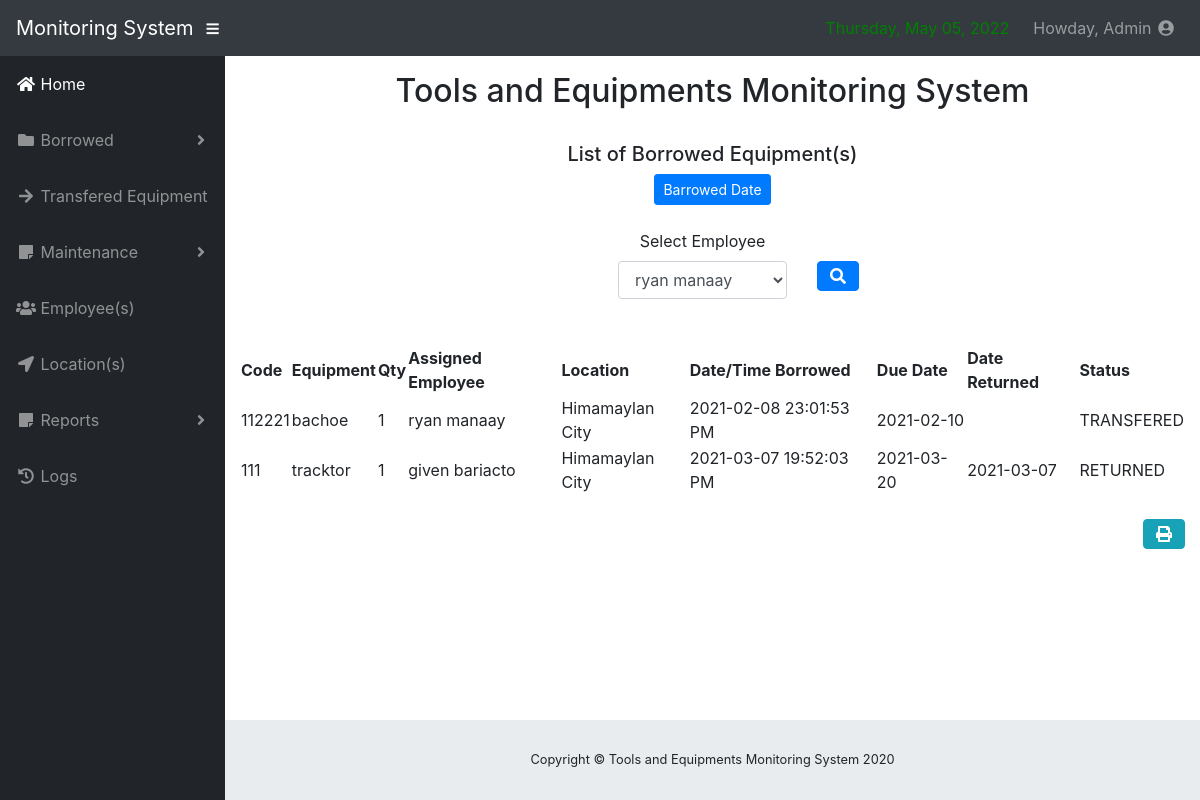
The page /borrowed_equip_report.php (signed in) on the database its author committed.
### tables this page shows
CREATE TABLE `equip_mapping` (
  `map_id` int(11) NOT NULL,
  `equip_id` int(11) NOT NULL,
  `qty` int(11) NOT NULL,
  `remaining_qty` int(11) NOT NULL,
  `location_id` int(11) NOT NULL,
  `date_borrowed` nvarchar(30) NOT NULL,
  `time_borrowed` nvarchar(30) NOT NULL,
  `due_date` nvarchar(30) NOT NULL,
  `date_returned` nvarchar(30) NOT NULL,
  `status` nvarchar(30) NOT NULL,
  `emp_id` int(11) NOT NULL
);

CREATE TABLE `equipments` (
  `equip_id` int(11) NOT NULL,
  `uniquec` nvarchar(30) NOT NULL,
  `name` nvarchar(30) NOT NULL,
  `category` nvarchar(30) NOT NULL,
  `quantity` int(11) NOT NULL,
  `available_quantity` int(11) NOT NULL,
  `status` nvarchar(30) NOT NULL
);

CREATE TABLE `employees` (
  `emp_id` int(11) NOT NULL,
  `name` nvarchar(30) NOT NULL,
  `age` int(3) NOT NULL,
  `address` text NOT NULL,
  `contact_number` nvarchar(30) NOT NULL,
  `position` nvarchar(30) NOT NULL
);

CREATE TABLE `location` (
  `location_id` int(11) NOT NULL,
  `location_address` text NOT NULL
);

### borrowed_equip_report.php (the view, shortened to what this page needs)
 <?php
       include('include/connect.php');
       include('include/header.php');
       include('include/sidebar1.php')
        ?>
<div id="content-wrapper">
        <div class="container-fluid">
               <div style="margin-bottom: 30px">
             <center><h2>Tools and Equipments Monitoring System</h2><br><h5>List of Borrowed Equipment(s)</h5><a href="#" data-toggle="modal" data-target="#BarrowedDate" class="btn btn-sm btn-primary">Barrowed Date</a></center><br>
             <center>
               <form method="post" style="margin-left: 40%" action="#">
              <div class="row">
             <div class="col-md-4">
              <div class="form-group">
             <label for="date">Select Employee</label>
                <select class="form-control select2" name="employee" tabindex="1" autofocus required>
                <?php
                   $query2=mysqli_query($db,"select * from employees")or die(mysqli_error());
                      while($row=mysqli_fetch_array($query2)){
                ?>
                    <option value="<?php echo $row['emp_id'];?>"><?php echo $row['name'];?></option>
                  <?php }?>
                </select>
              </div>
            </div>
            <div class="col-md-2" style="margin-top: 8px">
            <div class="form-group">
              <div class="input-group">
                <button class="btn btn-md btn-primary fas fa-search" type="submit" name="search"></button>
              </div>
            </div>
          </div>
        </div>
        </form>
      </center>
         </div>
         <span id="divToPrint" style="width: 100%;">
         <?php
         if(isset($_POST['submit'])){
         ?>
         <center><h1>Start Date: <?php echo $_POST['start']; ?><br>End Date: <?php echo $_POST['end']; ?></h1></center><br>
                <table width="100%" cellspacing="0">
                  <thead>
                    <tr>
                      <th>Code</th>
                      <th>Equipment</th>
                      <th>Qty</th>
                      <th>Assigned Employee</th>
                      <th>Location</th>
                      <th>Date/Time Borrowed</th>
                      <th>Due Date</th>
                      <th>Date Returned</th>
                      <th>Status</th>
                    </tr>
                  </thead>
              <?php
$query = "SELECT equipments.uniquec,equip_mapping.map_id,equipments.name,employees.name as 'Employee',equip_mapping.date_borrowed,equip_mapping.time_borrowed,equip_mapping.due_date,equip_mapping.date_returned,equip_mapping.status,equip_mapping.qty,location.location_address FROM equip_mapping left join equipments on equipments.equip_id = equip_mapping.equip_id left join employees on employees.emp_id = equip_mapping.emp_id left join location on location.location_id = equip_mapping.location_id WHERE date_borrowed BETWEEN '".$_POST['start']."' AND '".$_POST['end']."'";
                    $result = mysqli_query($db, $query) or die (mysqli_error($db));
                        while ($row = mysqli_fetch_assoc($result)) {
                            echo '<tr>';
                             echo '<td>'. $row['uniquec'].'</td>';
                             echo '<td>'. $row['name'].'</td>';
                             echo '<td>'. $row['qty'].'</td>';
                               echo '<td>'. $row['Employee'].'</td>';
                               echo '<td>'. $row['location_address'].'</td>';
                               echo '<td>'. $row['date_borrowed'].' '.$row['time_borrowed'].'</td>';
                              echo '<td>'. $row['due_date'].'</td>';
                               echo '<td>'. $row['date_returned'].'</td>';
                               echo '<td>'. $row['status'].'</td>';
                            echo '</tr> ';
                        }
            ?>
                </table>
                <?php
              }else{
                ?>
                <table width="100%" cellspacing="0">
                  <thead>
                    <tr>
                      <th>Code</th>
                      <th>Equipment</th>
                      <th>Qty</th>
                      <th>Assigned Employee</th>
                      <th>Location</th>
                      <th>Date/Time Borrowed</th>
                      <th>Due Date</th>
                      <th>Date Returned</th>
                      <th>Status</th>
                    </tr>
                  </thead>
                <?php
$query = "SELECT equipments.uniquec,equip_mapping.map_id,equipments.name,employees.name as 'Employee',equip_mapping.date_borrowed,equip_mapping.time_borrowed,equip_mapping.due_date,equip_mapping.date_returned,equip_mapping.status,equip_mapping.qty,location.location_address FROM equip_mapping left join equipments on equipments.equip_id = equip_mapping.equip_id left join employees on employees.emp_id = equip_mapping.emp_id left join location on location.location_id = equip_mapping.location_id";
                    $result = mysqli_query($db, $query) or die (mysqli_error($db));
                        while ($row = mysqli_fetch_assoc($result)) {
                            echo '<tr>';
                             echo '<td>'. $row['uniquec'].'</td>';
                             echo '<td>'. $row['name'].'</td>';
                             echo '<td>'. $row['qty'].'</td>';
                               echo '<td>'. $row['Employee'].'</td>';
                               echo '<td>'. $row['location_address'].'</td>';
                               echo '<td>'. $row['date_borrowed'].' '.$row['time_borrowed'].'</td>';
                              echo '<td>'. $row['due_date'].'</td>';
                               echo '<td>'. $row['date_returned'].'</td>';
                               echo '<td>'. $row['status'].'</td>';
                            echo '</tr> ';
                        }
            ?>
                </table>
                <?php
              }
                ?>
              </span>
              <br>
              <center>
                <div style="float: right;">
               <a href="#" type="button" class="btn btn-xs btn-info fas fa-print" value="print" onclick="PrintDiv();"></a>
             </div>
             </center>
              </div>
            </div>
              <?php
       include('include/footer.php');
              ?>

### include/header.php (shortened to what this page needs)
<!DOCTYPE html>
<html lang="en">
  <head>
    <link href="vendor/bootstrap/css/bootstrap.min.css" rel="stylesheet">
    <link href="vendor/fontawesome-free/css/all.min.css" rel="stylesheet" type="text/css">
    <link href="vendor/datatables/dataTables.bootstrap4.css" rel="stylesheet">
    <link href="css/sb-admin.css" rel="stylesheet">
    <link rel="stylesheet" href="plugins/select2/css/select2.min.css">
    <link rel="stylesheet" href="plugins/select2-bootstrap4-theme/select2-bootstrap4.min.css">
    <link rel="stylesheet" href="plugins/fontawesome-free/css/all.min.css">
  <link rel="stylesheet" href="https://code.ionicframework.com/ionicons/2.0.1/css/ionicons.min.css">
  <link rel="stylesheet" href="plugins/daterangepicker/daterangepicker.css">
  <link rel="stylesheet" href="plugins/icheck-bootstrap/icheck-bootstrap.min.css">
  <link rel="stylesheet" href="plugins/bootstrap-colorpicker/css/bootstrap-colorpicker.min.css">
  <link rel="stylesheet" href="plugins/select2/css/select2.min.css">
  <link rel="stylesheet" href="plugins/select2-bootstrap4-theme/select2-bootstrap4.min.css">
  </head>
  <body id="page-top">
    <nav class="navbar navbar-expand navbar-dark bg-dark static-top">
      <a class="navbar-brand mr-1" href="index.php">Monitoring System</a>
      <button class="btn btn-link btn-sm text-white order-1 order-sm-0" id="sidebarToggle" href="#">
        <i class="fas fa-bars"></i>
      </button>
      <form class="d-none d-md-inline-block form-inline ml-auto mr-0 mr-md-3 my-2 my-md-0">
        <div class="input-group" style="color: green">
        </div>
      </form>
      <ul class="navbar-nav ml-auto ml-md-0">
        <li class="nav-item dropdown no-arrow">
          <a class="nav-link dropdown-toggle" href="#" id="userDropdown" role="button" data-toggle="dropdown" aria-haspopup="true" aria-expanded="false">Howday,
            <?php
            if (!isset($_SESSION['name'])) {
              echo "";
             }else{
              echo "".$_SESSION['name'];
             }
             ?>
            <i class="fas fa-user-circle fa-fw"></i>
          </a>
        </li>
      </ul>
    </nav>
    <div id="wrapper">
</body>
</html>

### include/sidebar1.php (shortened to what this page needs)
<ul class="sidebar navbar-nav">
  <li class="nav-item active">
    <a class="nav-link" href="index.php">
      <i class="fas fa-fw fa-home"></i>
      <span>Home</span>
    </a>
  </li>
   <li class="nav-item dropdown">
    <a class="nav-link dropdown-toggle" href="#" id="pagesDropdown" role="button" data-toggle="dropdown" aria-haspopup="true" aria-expanded="false">
      <i class="fas fa-fw fa-folder"></i>
      <span>Borrowed</span>
    </a>
  </li>
   <li class="nav-item">
    <a class="nav-link" href="transfered_equip.php">
      <i class="fas fa-fw fa-arrow-right"></i>
      <span>Transfered Equipment</span></a>
  </li>
  <li class="nav-item dropdown">
    <a class="nav-link dropdown-toggle" href="#" id="pagesDropdown" role="button" data-toggle="dropdown" aria-haspopup="true" aria-expanded="false">
      <i class="fas fa-fw fa-sticky-note"></i>
      <span>Maintenance</span>
    </a>
  </li>
   <li class="nav-item">
    <a class="nav-link" href="employees.php">
      <i class="fas fa-fw fa-users"></i>
      <span>Employee(s)</span></a>
  </li>
  <li class="nav-item">
    <a class="nav-link" href="locations.php">
      <i class="fas fa-fw fa-location-arrow"></i>
      <span>Location(s)</span></a>
  </li>
  <li class="nav-item dropdown">
    <a class="nav-link dropdown-toggle" href="#" id="pagesDropdown" role="button" data-toggle="dropdown" aria-haspopup="true" aria-expanded="false">
      <i class="fas fa-fw fa-sticky-note"></i>
      <span>Reports</span>
    </a>
  </li>
   <li class="nav-item">
    <a class="nav-link" href="log.php">
      <i class="fas fa-fw fa-history"></i>
      <span>Logs</span></a>
  </li>
</ul>

### include/footer.php (shortened to what this page needs)
<!DOCTYPE html>
<html>
<head>
</head>
<body>
        <footer class="sticky-footer">
          <div class="container my-auto">
            <div class="copyright text-center my-auto">
              <span>Copyright © Tools and Equipments Monitoring System 2020</span>
            </div>
          </div>
        </footer>
</body>
</html>

### css/sb-admin.css (style rules this page uses)
html { position: relative; min-height: 100%; }
body { height: 100%; }
#wrapper { display: -webkit-box; display: -ms-flexbox; display: flex; }
#wrapper #content-wrapper { overflow-x: hidden; width: 100%; padding-top: 1rem; padding-bottom: 80px; }
.navbar-nav .nav-item.active .nav-link { color: #fff; }
.navbar-nav .nav-item.dropdown .dropdown-toggle::after { width: 1rem; text-align: center; float: right; vertical-align: 0; border: 0; font-weight: 900; content: '\f105'; font-family: 'Font Awesome 5 Free'; }
.navbar-nav .nav-item.dropdown.no-arrow .dropdown-toggle::after { display: none; }
.sidebar { width: 90px !important; background-color: #212529; min-height: calc(100vh - 56px); }
.sidebar .nav-item:last-child { margin-bottom: 1rem; }
.sidebar .nav-item .nav-link { text-align: center; padding: 0.75rem 1rem; width: 90px; }
.sidebar .nav-item .nav-link span { font-size: 0.65rem; display: block; }
.sidebar .nav-item.dropdown .dropdown-toggle::after { display: none; }
.sidebar .nav-item .nav-link { color: rgba(255, 255, 255, 0.5); }
@media (min-width: 768px) { .sidebar { width: 225px !important; } }
@media (min-width: 768px) { .sidebar .nav-item .nav-link { display: block; width: 100%; text-align: left; padding: 1rem; width: 225px; } }
@media (min-width: 768px) { .sidebar .nav-item .nav-link span { font-size: 1rem; display: inline; } }
@media (min-width: 768px) { .sidebar .nav-item.dropdown .dropdown-toggle::after { display: block; } }
:root { --input-padding-x: 0.75rem; --input-padding-y: 0.75rem; }
footer.sticky-footer { display: -webkit-box; display: -ms-flexbox; display: flex; position: absolute; right: 0; bottom: 0; width: calc(100% - 90px); height: 80px; background-color: #e9ecef; }
footer.sticky-footer .copyright { line-height: 1; font-size: 0.8rem; }
@media (min-width: 768px) { footer.sticky-footer { width: calc(100% - 225px); } }

### rows shown on the page
equip_mapping: equip.uniquec "112221", equip.name "bachoe", qty "1", emp.name "ryan manaay", location.location_address "Himamaylan City", date_borrowed "2021-02-08", time_borrowed "23:01:53 PM", due_date "2021-02-10", status "TRANSFERED"
equip_mapping: equip.uniquec "111", equip.name "tracktor", qty "1", emp.name "given bariacto", location.location_address "Himamaylan City", date_borrowed "2021-03-07", time_borrowed "19:52:03 PM", due_date "2021-03-20", date_returned "2021-03-07", status "RETURNED"

### other values the page prints
$_SESSION['name'] "Admin"
form field employee "ryan manaay"
